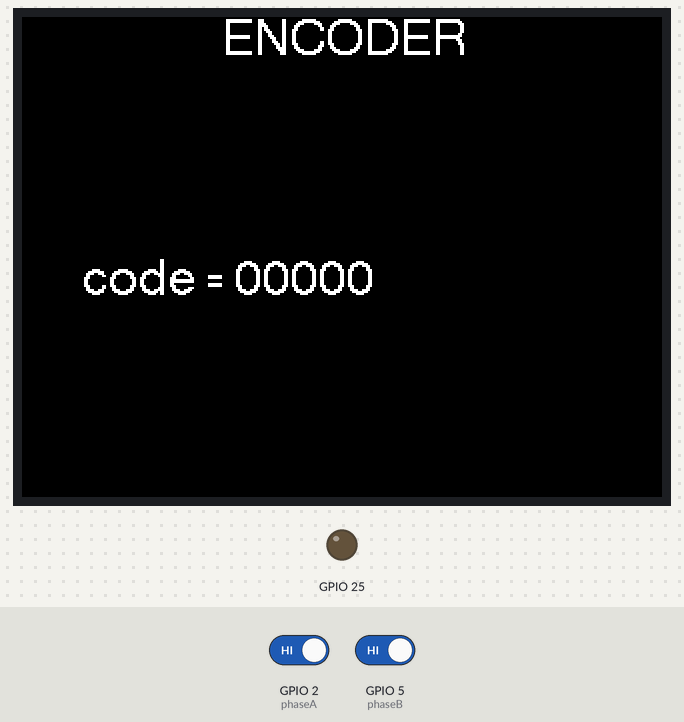
This sketch was run on a simulated ESP32. Shown: 320×240 colour display, output pins drawn as LEDs (lit = HIGH). The test bench sets the inputs (shaded band); at power-on: GPIO 2 (phaseA) HIGH, GPIO 5 (phaseB) HIGH.

Above: at 1.3 s.
1.4 s: GPIO 2 (phaseA) driven LOW and GPIO 5 (phaseB) driven LOW
At 2.8 s:
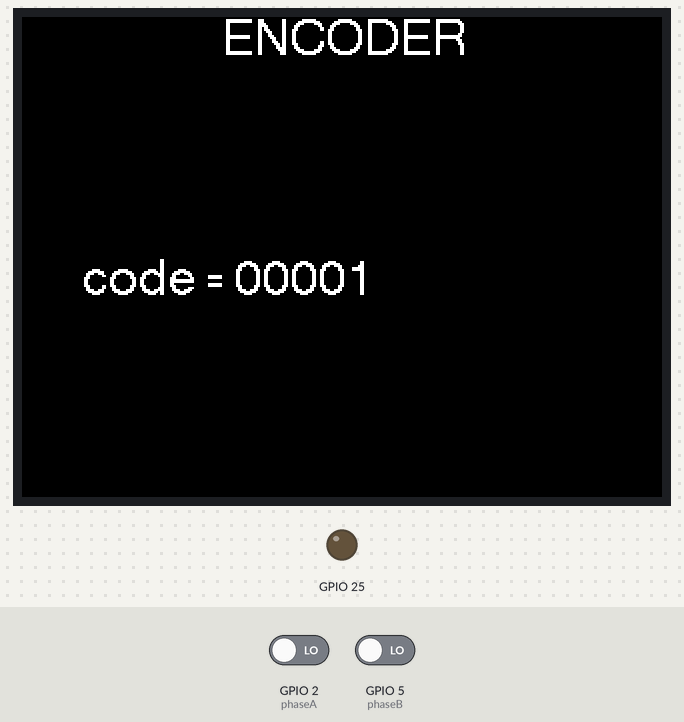
Timing chart, 0 to 4.4 s (numbered marks = the images above; inputs shaded):
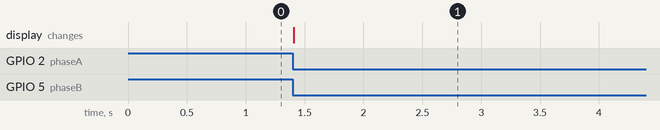

The sketch:

M5.stack_Encoder.ino
```cpp
#include <M5Stack.h>
const int phaseA = 2;
const int phaseB = 5;

#define GET_CODE() uint8_t(digitalRead(phaseA)<<4 | digitalRead(phaseB))
int32_t count_change = 0;
uint8_t code = 0;
uint8_t code_old = 0;
void encoderEvent()
{
  code = GET_CODE();
  if (code != code_old)
  {
    if (code == 0x00)
    {
      if (code_old == 0x10)
      {
        count_change--;
      }
      else
      {
        count_change++;
      }
    }
    code_old = code;
  }
}
void setup() {
  // put your setup code here, to run once:
  M5.begin();
  pinMode(phaseA, INPUT_PULLUP);
  pinMode(phaseB, INPUT_PULLUP);
  dacWrite(25, 0);
  M5.Lcd.setCursor(100, 0, 4);
  M5.Lcd.print("ENCODER");
  code = GET_CODE();
  code_old = code;
}

void loop() {
  encoderEvent();
  M5.Lcd.setCursor(30, 120, 4);
  M5.Lcd.printf("code = %05d", count_change);
  delay(1);
}
```

Measured:
- after the input at 1.4 s, the display: changes at once (image 1)
